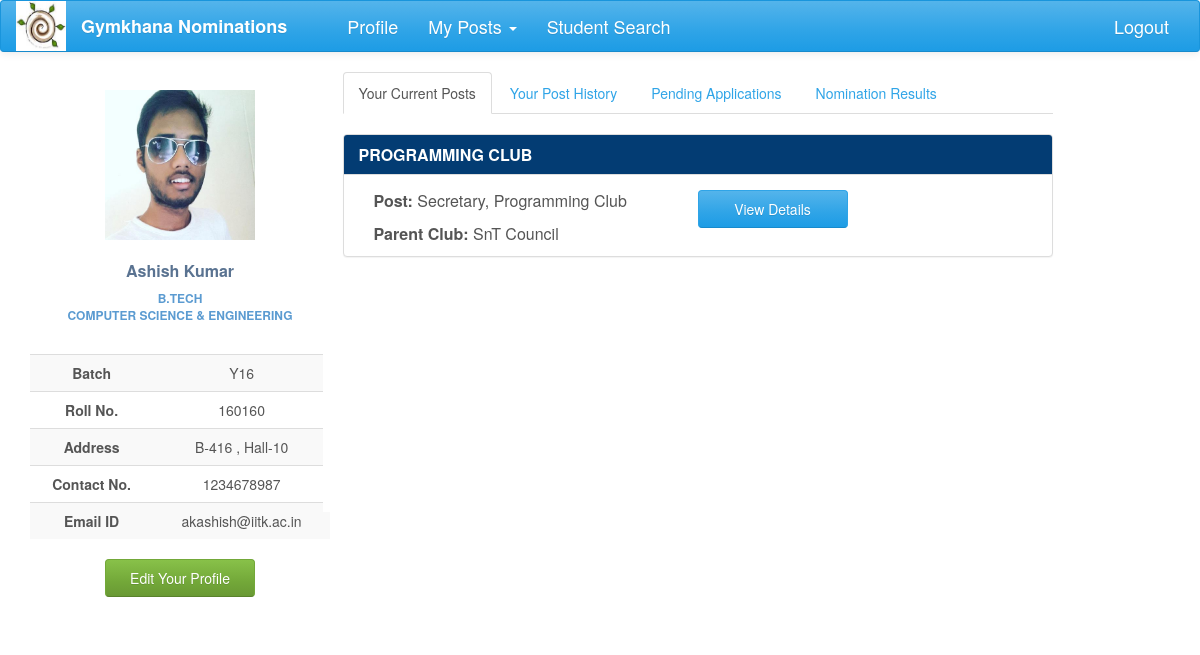
Before: /nominations/profile/ (signed in) with the older database file.
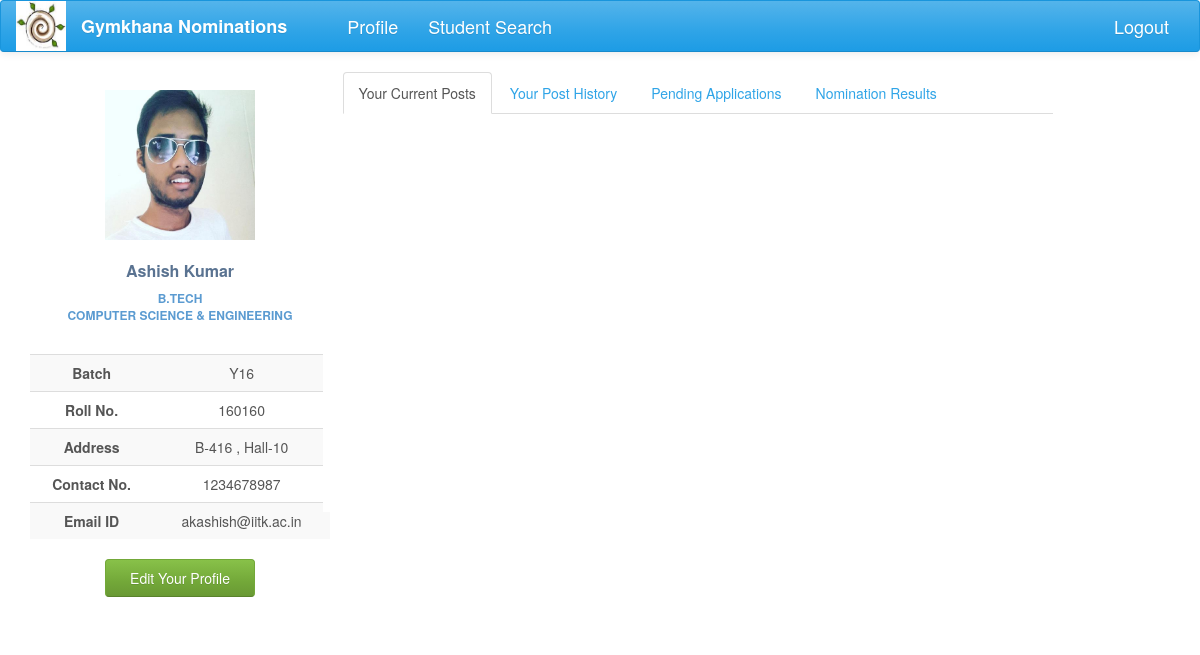
After: the same page with the newer database file.
### nomi/models.py (models this page shows, shortened)
class UserProfile(models.Model):
    user = models.OneToOneField(User, on_delete=models.CASCADE)
    user_img = models.ImageField(upload_to=user_directory_path, null=True, blank=True)
    name = models.CharField(max_length=40, blank=True)
    roll_no = models.IntegerField(null=True)
    year = models.CharField(max_length=4, choices=YEAR, default='Y16')
    programme = models.CharField(max_length=7, choices=PROGRAMME, default='B.Tech')
    department = models.CharField(max_length=200, choices=DEPT, default='AE')
    hall = models.CharField(max_length=10, choices=HALL, default=1)
    room_no = models.CharField(max_length=10, null=True, blank=True)
    contact = models.CharField(max_length=10, null=True, blank=True)
    def image_url(self):
        if self.user_img and hasattr(self.user_img, 'url'):
            return self.user_img.url
        else:
            return '/static/nomi/img/banner.png'

class Post(models.Model):
    post_name = models.CharField(max_length=500, null=True)
    club = models.ForeignKey(Club, on_delete=models.CASCADE, null=True, blank=True)
    tags = models.ManyToManyField(Club, related_name='club_posts', symmetrical=False,blank=True)
    parent = models.ForeignKey('self', on_delete=models.CASCADE, null=True, blank=True)
    post_holders = models.ManyToManyField(User, related_name='posts', blank=True)
    post_approvals = models.ManyToManyField('self', related_name='approvals', symmetrical=False, blank=True)
    status = models.CharField(max_length=50, choices=POST_STATUS, default='Post created')
    perms = models.CharField(max_length=200, choices=POST_PERMS, default='normal')
    tag_perms = models.CharField(max_length=20, choices=TAG_PERMS, default='normal')

class Club(models.Model):
    club_name = models.CharField(max_length=100, null=True)
    club_parent = models.ForeignKey('self', null=True, blank=True)

### nomi/views.py (the view)
@login_required
def profile_view(request):
    pk = request.user.pk
    history = PostHistory.objects.filter(user=request.user)
    pending_nomi = NominationInstance.objects.filter(user=request.user).filter(nomination__status='Nomination out')
    interview_nomi = NominationInstance.objects.filter(user=request.user).filter(nomination__status='Interview period')
    declared_nomi = NominationInstance.objects.filter(user=request.user).\
        filter(nomination__status='Sent for ratification')
    try:
        user_profile = UserProfile.objects.get(user__id=pk)
        return render(request, 'profile.html', context={'user_profile': user_profile, 'history': history,
                                                        'pending_nomi': pending_nomi, 'declared_nomi': declared_nomi,
                                                        'interview_nomi': interview_nomi})
    except ObjectDoesNotExist:
        return HttpResponseRedirect('create')

### nomi/global_contexts.py (called while the page is built)
def context(request):
    if request.user.is_authenticated:
        try:
            my_profile = UserProfile.objects.get(user=request.user)
            my_posts = Post.objects.filter(post_holders=request.user)
            length = len(my_posts)
            senate = False
            for post in my_posts:
                if post.perms == 'can ratify the post':
                    senate = True
            return {'my_posts': my_posts, 'my_profile': my_profile, 'senate': senate, 'length': length}
        except ObjectDoesNotExist:
            return {'my_posts': 0, 'my_profile': 0}
    else:
        return {'my_posts': 0, 'my_profile': 0}

### nomi/templates/profile.html (shortened to what this page needs)
{% extends 'base2.html' %}
{% load staticfiles %}
{% load bootstrap %}
{% block profile %}
    <div class="profile-sidebar">
        <div class="profile-userpic">
            <img src="{{ my_profile.image_url }}" class="img-responsive" alt="">
        </div>
        <div class="profile-usertitle">
            <div class="profile-usertitle-name">
                {{my_profile.name}}
            </div>
            <div class="profile-usertitle-job">
                {{my_profile.programme}} <br> {{my_profile.department}}
            </div>
        </div>
        <div class="profile-usermenu">
            <table class="table table-striped table-hover ">
                <tbody>
                <tr>
                    <td id="topic">Batch</td>
                    <td>{{my_profile.year}} </td>
                </tr>
                <tr>
                    <td id="topic">Roll No.</td>
                    <td>{{my_profile.roll_no}} </td>
                </tr>
                <tr>
                    <td id="topic">Address</td>
                    <td>{{my_profile.room_no}} , Hall-{{my_profile.hall}}</td>
                </tr>
                <tr>
                    <td id="topic">Contact No.</td>
                    <td>{{ my_profile.contact }}</td>
                </tr>
                <tr>
                    <td id="topic">Email ID</td>
                    <td>{{my_profile.user}}@iitk.ac.in</td>
                </tr>
                </tbody>
            </table>
        </div>
        <div>
            <div class="row box text-center">
                <form action="{% url 'profile_update' user_profile.pk %}" method="get" style="display: inline">
                    <button class="btn btn-success" type="submit">Edit Your Profile</button>
                </form>
            </div>
        </div>
    </div>
{% endblock %}
{% block content %}
    <div class="profile-content">
                <ul class="nav nav-tabs">
                    <li class="active"><a href="#current-posts" data-toggle="tab" aria-expanded="true">Your Current Posts</a></li>
                    <li><a href="#post-history" data-toggle="tab" aria-expanded="true">Your Post History</a></li>
                    <li><a href="#pending" data-toggle="tab" aria-expanded="false">Pending Applications</a></li>
                    <li><a href="#declared" data-toggle="tab" aria-expanded="false">Nomination Results</a></li>
                </ul>
                <div id="myTabContent" class="tab-content">
                    <div class="tab-pane fade active in profile-nominations" id="current-posts">
                        <br>
                        {% for post in my_posts %}
                        <div class="panel panel-info">
                            <div class="panel-heading">
                                <h3 class="panel-title" style="font-weight: bold">{{post.club.club_name.upper}}</h3>
                            </div>
                            <div class="panel-body" style="padding-bottom: 0">
                                <div class="col-lg-6">
                                    <p class="profile-post-name">
                                        <span>Post: </span>{{post.post_name}}</p>
                                    <p class="profile-post-name">
                                        <span>Parent Club: </span>{{post.club.club_parent.club_name}}</p>
                                </div>
                                <a href="{% url 'post_view' post.pk %}">
                                    <div class="btn btn-primary col-lg-6">
                                        View Details
                                    </div>
                                </a>
                            </div>
                        </div>
                        {% endfor %}
                    </div>
                </div>
    </div>
{% endblock %}

### nomi/templates/base2.html (shortened to what this page needs)
<!DOCTYPE html>
<html lang="en">
{% load staticfiles %}
{% load bootstrap %}
<head>
    <link href="https://maxcdn.bootstrapcdn.com/bootswatch/3.3.7/cerulean/bootstrap.min.css" rel="stylesheet"
>
    <link href="https://maxcdn.bootstrapcdn.com/font-awesome/4.7.0/css/font-awesome.min.css" rel="stylesheet"
>
    <link rel="stylesheet" href="{% static 'nomi/css/main.css' %}" type="text/css">
</head>
<body>
{% block navigation %}
<nav class="navbar navbar-default" id="navbar">
    <div class="container-fluid">
        <div class="navbar-header">
            <a href="#">
                <div>
                    <a href={% url 'index' %}><img src="{% static 'nomi/img/gym.jpg' %}" width="50" height="50"></a>
                </div>
        </div>
        <div class="collapse navbar-collapse" id="bs-example-navbar-collapse-1">
            <ul class="nav navbar-nav">
                <li><a href="{% url 'index' %}" id="brand">Gymkhana Nominations</a></li>
                <li><a href="{% url 'profile' %}" id="navbar-links">Profile</a></li>
                {% block posts%}
                    {% if my_posts %}
                        {% if senate and length == 1 %}
                        {% else %}
                        <li class="dropdown">
                            <a href="#" class="dropdown-toggle" id="navbar-links" data-toggle="dropdown" role="button"
                               aria-expanded="false">My Posts <span class="caret"></span></a>
                        </li>
                        {% endif %}
                    {% endif %}
                {% endblock %}
                <li><a href="{% url 'info:info' %}" id="navbar-links">Student Search</a></li>
            </ul>
            <ul class="nav navbar-nav navbar-right">
                <li id="navbar-links"><a href="{% url 'logout' %}?next={% url 'login' %}">Logout</a></li>
            </ul>
        </div>
</nav>
{% endblock %}
<div class="container-fluid">
    <div  class="row profile">
        <div class="col-lg-3 col-md-3">
            {% block profile %}{% endblock %}
        </div>
        <div class="col-lg-8 col-md-8">
            {% block content %}{% endblock %}
        </div>
    </div>
</div>
</body>
</html>

### nomi/static/nomi/css/main.css (style rules this page uses)
#brand { text-decoration: none; font-size: large; font-weight: bold; margin-right: 30px; }
#navbar-links { font-size: large; }
#navbar { position: fixed; width: 100%; z-index: 100; }
body { background: #ffffff; }
.profile { margin: 20px 0; }
.profile-sidebar { padding: 20px 0 10px 0; width: 300px; margin-top: 50px; }
.profile-userpic img { float: none; margin: 0 auto; width: 50%; height: 50%; }
.profile-usertitle { text-align: center; margin-top: 20px; }
.profile-usertitle-name { color: #5a7391; font-size: 16px; font-weight: 600; margin-bottom: 7px; }
.profile-usertitle-job { text-transform: uppercase; color: #5b9bd1; font-size: 12px; font-weight: 600; margin-bottom: 15px; }
.profile-usermenu { margin-top: 30px; }
.profile-usermenu table tbody tr td { text-align: center; }
#topic { font-weight: bolder; }
.profile-content { z-index: 0; margin-top: 32px; padding: 20px; background: #ffffff; min-height: 460px; }
.btn { width: 150px; }

Changed rows visible on the page:
removed Post: club.club_name "PROGRAMMING CLUB", post_name "Secretary, Programming Club", club.club_parent.club_name "SnT Council"
Other visible differences:
text no longer shown: "My Posts"
